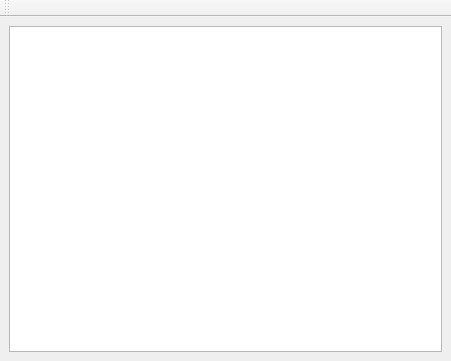
<?xml version="1.0" encoding="UTF-8"?>
<ui version="4.0">
 <class>SourceEditor</class>
 <widget class="QMainWindow" name="SourceEditor">
  <property name="geometry">
   <rect>
    <x>0</x>
    <y>0</y>
    <width>451</width>
    <height>361</height>
   </rect>
  </property>
  <property name="windowTitle">
   <string>RobotQt - Source Editor</string>
  </property>
  <widget class="QWidget" name="centralwidget">
   <layout class="QGridLayout" name="gridLayout">
    <item row="0" column="0">
     <widget class="QTextEdit" name="editor"/>
    </item>
   </layout>
  </widget>
  <widget class="QToolBar" name="toolBar">
   <property name="windowTitle">
    <string>toolBar</string>
   </property>
   <attribute name="toolBarArea">
    <enum>TopToolBarArea</enum>
   </attribute>
   <attribute name="toolBarBreak">
    <bool>false</bool>
   </attribute>
  </widget>
  <action name="actionOpen">
   <property name="icon">
    <iconset resource="../images/robotqt_imgs.qrc">
     <normaloff>:/images/document-open.svg</normaloff>:/images/document-open.svg</iconset>
   </property>
   <property name="text">
    <string>&amp;Open</string>
   </property>
   <property name="toolTip">
    <string>Open a source file</string>
   </property>
  </action>
  <action name="actionSave">
   <property name="icon">
    <iconset resource="../images/robotqt_imgs.qrc">
     <normaloff>:/images/document-save.svg</normaloff>:/images/document-save.svg</iconset>
   </property>
   <property name="text">
    <string>&amp;Save</string>
   </property>
   <property name="toolTip">
    <string>Save source file</string>
   </property>
  </action>
  <action name="actionSaveAs">
   <property name="icon">
    <iconset resource="../images/robotqt_imgs.qrc">
     <normaloff>:/images/document-save-as.svg</normaloff>:/images/document-save-as.svg</iconset>
   </property>
   <property name="text">
    <string>Save As</string>
   </property>
   <property name="toolTip">
    <string>Save source file as...</string>
   </property>
  </action>
  <action name="actionClose">
   <property name="text">
    <string>Close</string>
   </property>
   <property name="toolTip">
    <string>Close source editor</string>
   </property>
  </action>
 </widget>
 <resources>
  <include location="../images/robotqt_imgs.qrc"/>
 </resources>
 <connections/>
</ui>
